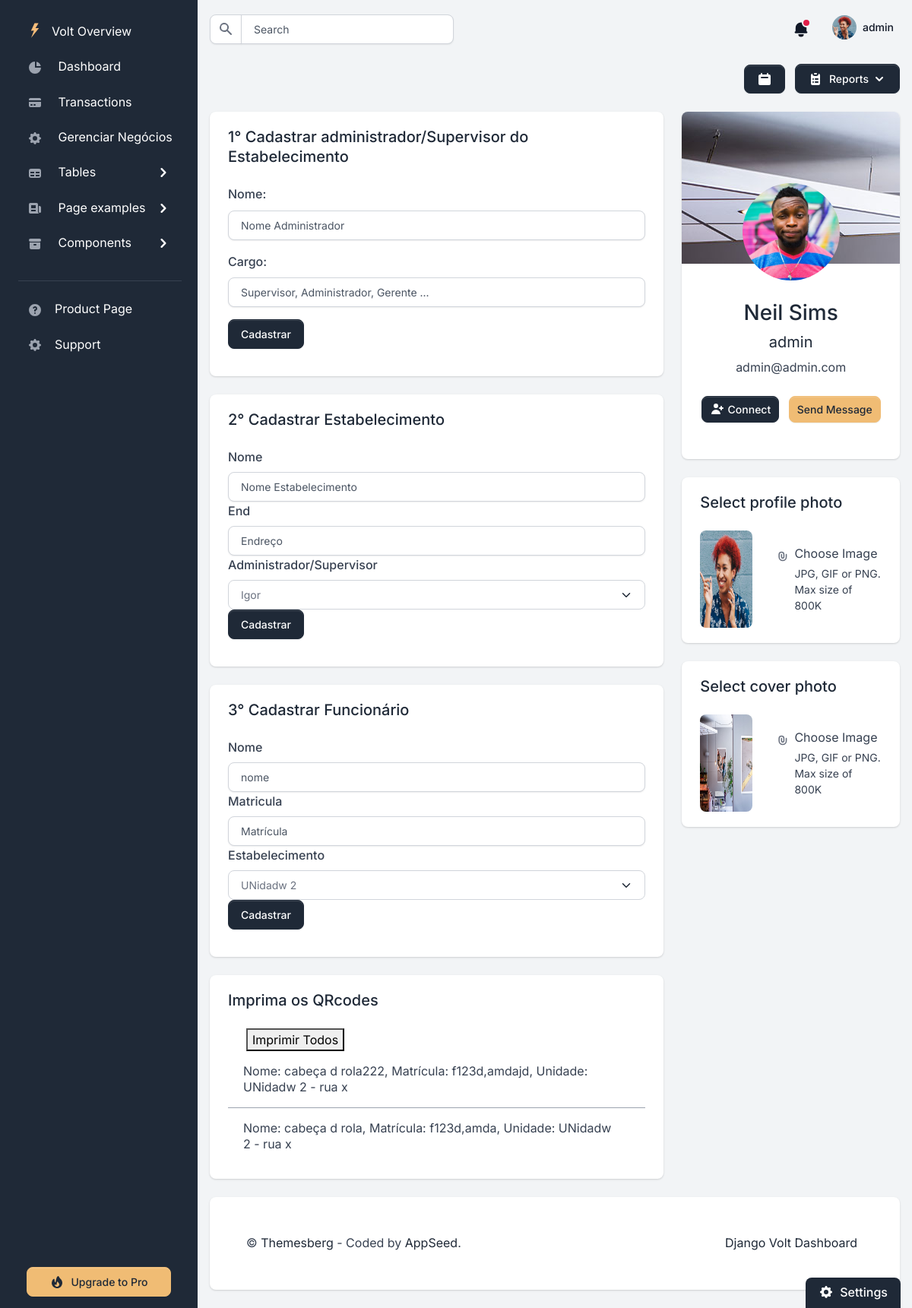
/create-funci/ (signed in), run on an earlier commit of the app's database.
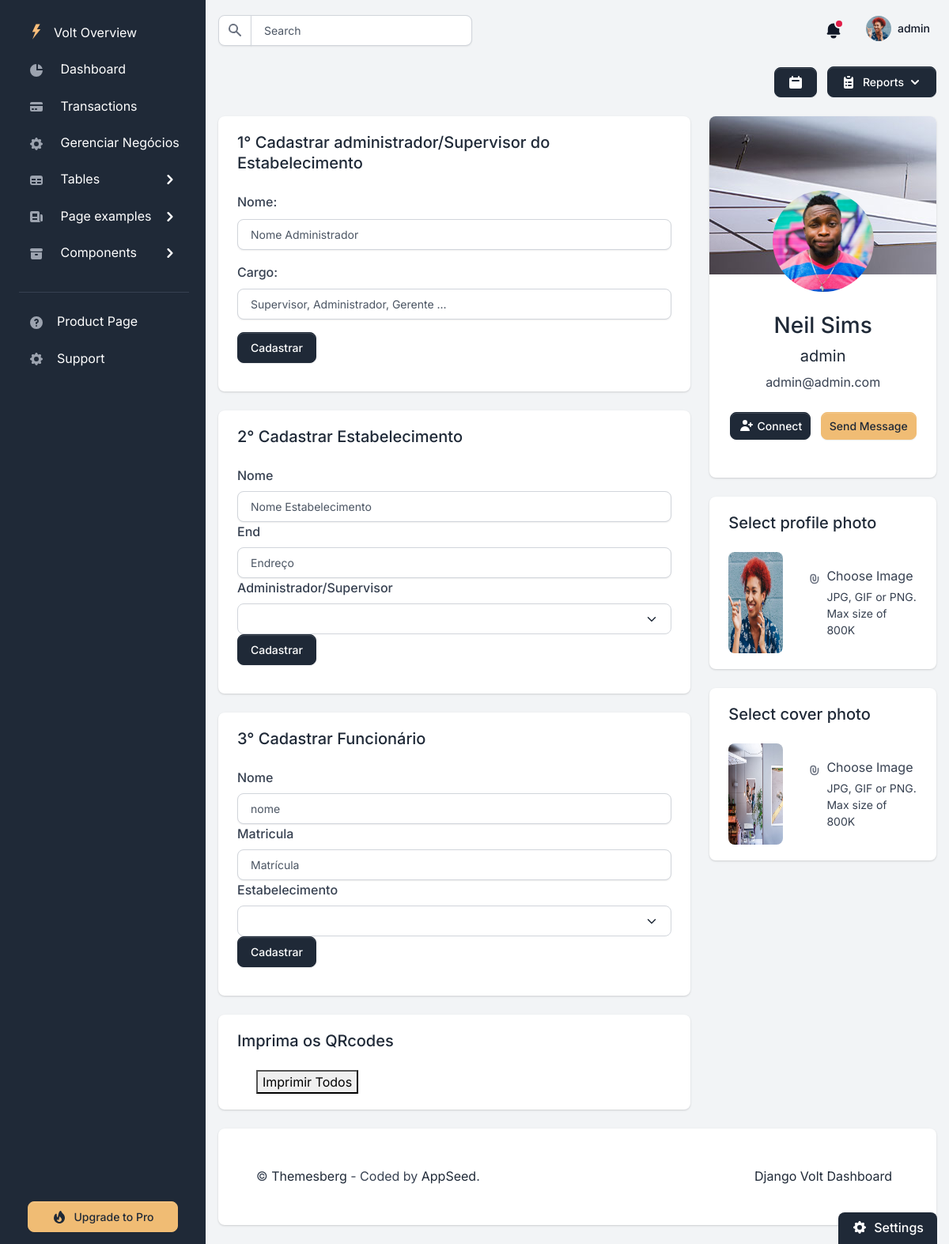
And on a later commit of the database.
### authentication/models.py (models this page shows, shortened)
class CustomUser(AbstractUser):
    email = models.EmailField(unique=True)

### funcionario/models.py (models this page shows, shortened)
class Funcionario(models.Model):
    nome = models.CharField(max_length=150)
    qrcode = models.ImageField(blank=True, upload_to='qrcode')
    site = models.CharField(max_length=150, default='https://primeportalbr.com/avaliacao/')
    codigo = models.CharField(max_length=300, blank=True)
    matricula = models.CharField(max_length=15, blank=True, unique=True)
    unidade = models.ForeignKey(Unidade, on_delete=models.CASCADE)
    usuario = models.ForeignKey(CustomUser, on_delete=models.CASCADE)
    total_avaliacoes = models.IntegerField(default=0)

### unidade/models.py (models this page shows)
class Unidade(models.Model):
    nome = models.CharField(max_length=100)
    end = models.CharField(max_length=100)
    usuario = models.ForeignKey(CustomUser, on_delete=models.CASCADE)
    def __str__(self) -> str:
        return f'{self.nome} - {self.end}'

### funcionario/views.py (the view, shortened to what this page needs)
# urls.py: path('create-funci/', AuthorCreateView.as_view(), name='create_funci'),
class AuthorCreateView(LoginRequiredMixin, FormView):
    form_class = NovoFunciForm
    success_url = reverse_lazy('create_funci')
    template_name = 'home/settings.html'
    def get_context_data(self, **kwargs):
        context = super().get_context_data(**kwargs)
        user = self.request.user
        autenticado = user.is_authenticated
        form_unidade = NovaUnidadeForm
        form_administrador = NovoAdministradorForm
        lista = Funcionario.objects.filter(usuario=user).order_by('-id')
        context['autenticado'] = autenticado
        context['funcionarios'] = lista
        context['msg'] = 'funcionou'
        context['form_unidade'] = form_unidade
        context['form_administrador'] = form_administrador
        context['unidades'] = Unidade.objects.all().order_by('-id')
        context['administradores'] = AdministradorUnidade.objects.all().order_by('-id')
        return context

### templates/home/settings.html (shortened to what this page needs)
{% extends "layouts/base.html" %}
{% block content %}
    <div class="d-flex justify-content-between flex-wrap flex-md-nowrap align-items-center py-4">
        <div>
            <button type="button" class="btn btn-gray-800 d-inline-flex align-items-center me-2">
                <svg class="icon icon-xs" fill="currentColor" viewBox="0 0 20 20" xmlns="http://www.w3.org/2000/svg"><path fill-rule="evenodd" d="M6 2a1 1 0 00-1 1v1H4a2 2 0 00-2 2v10a2 2 0 002 2h12a2 2 0 002-2V6a2 2 0 00-2-2h-1V3a1 1 0 10-2 0v1H7V3a1 1 0 00-1-1zm0 5a1 1 0 000 2h8a1 1 0 100-2H6z" clip-rule="evenodd"></path></svg>
            </button>
            <button class="btn btn-gray-800 d-inline-flex align-items-center dropdown-toggle" data-bs-toggle="dropdown" aria-haspopup="true" aria-expanded="false">
                Reports
                <svg class="icon icon-xs ms-1" fill="currentColor" viewBox="0 0 20 20" xmlns="http://www.w3.org/2000/svg"><path fill-rule="evenodd" d="M5.293 7.293a1 1 0 011.414 0L10 10.586l3.293-3.293a1 1 0 111.414 1.414l-4 4a1 1 0 01-1.414 0l-4-4a1 1 0 010-1.414z" clip-rule="evenodd"></path></svg>
            </button>
        </div>
    </div>
    <div class="row">
        <div class="col-12 col-xl-8">
            <div class="card card-body border-0 shadow mb-4">
                <h2 class="h5 mb-4">1° Cadastrar administrador/Supervisor do Estabelecimento</h2>
                <form action="" method="post" id="myform">
                    {{form_administrador.as_p}}
                    <input type="button" value="Cadastrar" id="save-button" class="btn btn-block btn-gray-800 mb-3" hx-post="{% url 'criar-administrador'%}" hx-trigger="click" hx-target="#administrador" hx-on:click="alert('Verifique o administrador cadastrado no formulario abaixo, no campo Administrador/Supervisor')">
                </form>
            </div>
            <div class="card card-body border-0 shadow mb-4">
                <h2 class="h5 mb-4">2° Cadastrar Estabelecimento</h2>
                <form action="" method="post" id="myform">
                    <label for="id_nome">{{form_unidade.nome.label}}</label>
                        {{form_unidade.nome}}
                    <label for="id_matricula">{{form_unidade.end.label}}</label>
                        {{form_unidade.end}}
                    <label for="id_unidade">
                        Administrador/Supervisor
                    </label>
                    <select name="administrador" id="administrador" class="form-select mb-0" >
                        {% include 'includes/administradores.html' %}
                    </select>
                    <input type="button" value="Cadastrar" id="save-button" class="btn btn-block btn-gray-800 mb-3" hx-post="{% url 'criar-unidade'%}" hx-trigger="click" hx-target="#unidades" hx-on:click="alert('Verifique seus Estabelecimentos no formulário de Funcionário logo abaixo!')">
                </form>
            </div>
            <div class="card card-body border-0 shadow mb-4">
                <h2 class="h5 mb-4">3° Cadastrar Funcionário</h2>
                <form action="" method="post" id="myform">
                    <label for="id_nome">{{form.nome.label}}
                    </label>
                    {{form.nome}}
                    <label for="id_matricula">{{form.matricula.label}}</label>
                    {{form.matricula}}
                    <label for="id_unidade">Estabelecimento
                    </label>
                    <select name="unidade" id="unidades" class="form-select mb-0">
                        {% include 'includes/unidades.html'%}
                    </select>
                    <input type="button" value="Cadastrar" id="save-button" class="btn btn-block btn-gray-800 mb-3" hx-post="{% url 'salvar_funci'%}" hx-trigger="click" hx-target="#conteudo">
                </form>
            </div>
            <div class="card card-body border-0 shadow mb-4 mb-xl-0">
                <h2 class="h5 mb-4">Imprima os QRcodes</h2>
                <div id="conteudo">
                    {% include 'includes/msg.html' %}
                </div>
            </div>
        </div>
        <div class="col-12 col-xl-4">
            <div class="row">
                <div class="col-12 mb-4">
                    <div class="card shadow border-0 text-center p-0">
                        <div class="card-body pb-5">
                            <img src="/static/assets/img/team/profile-picture-1.jpg" class="avatar-xl rounded-circle mx-auto mt-n7 mb-4" alt="Neil Portrait">
                            <h4 class="h3">
                                Neil Sims
                            </h4>
                            <h5 class="fw-normal">
                                {{ request.user.username }}
                            </h5>
                            <p class="text-gray mb-4">
                                {{ request.user.email }}
                            </p>
                            <a class="btn btn-sm btn-gray-800 d-inline-flex align-items-center me-2" href="#">
                                <svg class="icon icon-xs me-1" fill="currentColor" viewBox="0 0 20 20" xmlns="http://www.w3.org/2000/svg"><path d="M8 9a3 3 0 100-6 3 3 0 000 6zM8 11a6 6 0 016 6H2a6 6 0 016-6zM16 7a1 1 0 10-2 0v1h-1a1 1 0 100 2h1v1a1 1 0 102 0v-1h1a1 1 0 100-2h-1V7z"></path></svg>
                                Connect
                            </a>
                            <a class="btn btn-sm btn-secondary" href="#">Send Message</a>
                        </div>
                      </div>
                </div>
                <div class="col-12">
                    <div class="card card-body border-0 shadow mb-4">
                        <h2 class="h5 mb-4">Select profile photo</h2>
                        <div class="d-flex align-items-center">
                            <div class="me-3">
                                <img class="rounded avatar-xl" src="/static/assets/img/team/profile-picture-3.jpg" alt="change avatar">
                            </div>
                            <div class="file-field">
                                <div class="d-flex justify-content-xl-center ms-xl-3">
                                    <div class="d-flex">
                                        <svg class="icon text-gray-500 me-2" fill="currentColor" viewBox="0 0 20 20" xmlns="http://www.w3.org/2000/svg"><path fill-rule="evenodd" d="M8 4a3 3 0 00-3 3v4a5 5 0 0010 0V7a1 1 0 112 0v4a7 7 0 11-14 0V7a5 5 0 0110 0v4a3 3 0 11-6 0V7a1 1 0 012 0v4a1 1 0 102 0V7a3 3 0 00-3-3z" clip-rule="evenodd"></path></svg>
                                        <div class="d-md-block text-left">
                                            <div class="fw-normal text-dark mb-1">Choose Image</div>
                                            <div class="text-gray small">JPG, GIF or PNG. Max size of 800K</div>
                                        </div>
                                    </div>
                                </div>
                              </div>
                        </div>
                    </div>
                </div>
                <div class="col-12">
                    <div class="card card-body border-0 shadow">
                        <h2 class="h5 mb-4">Select cover photo</h2>
                        <div class="d-flex align-items-center">
                            <div class="me-3">
                                <img class="rounded avatar-xl" src="/static/assets/img/profile-cover.jpg" alt="change cover">
                            </div>
                            <div class="file-field">
                                <div class="d-flex justify-content-xl-center ms-xl-3">
                                    <div class="d-flex">
                                        <svg class="icon text-gray-500 me-2" fill="currentColor" viewBox="0 0 20 20" xmlns="http://www.w3.org/2000/svg"><path fill-rule="evenodd" d="M8 4a3 3 0 00-3 3v4a5 5 0 0010 0V7a1 1 0 112 0v4a7 7 0 11-14 0V7a5 5 0 0110 0v4a3 3 0 11-6 0V7a1 1 0 012 0v4a1 1 0 102 0V7a3 3 0 00-3-3z" clip-rule="evenodd"></path></svg>
                                        <div class="d-md-block text-left">
                                            <div class="fw-normal text-dark mb-1">Choose Image</div>
                                            <div class="text-gray small">JPG, GIF or PNG. Max size of 800K</div>
                                        </div>
                                    </div>
                                </div>
                              </div>
                        </div>
                    </div>
                </div>
            </div>
        </div>
    </div>
{% endblock content %}

### templates/includes/navigation.html (shortened to what this page needs)
<nav class="navbar navbar-top navbar-expand navbar-dashboard navbar-dark ps-0 pe-2 pb-0">
              <div class="container-fluid px-0">
                <div class="d-flex justify-content-between w-100" id="navbarSupportedContent">
                  <div class="d-flex align-items-center">
                    <form class="navbar-search form-inline" id="navbar-search-main">
                      <div class="input-group input-group-merge search-bar">
                          <span class="input-group-text" id="topbar-addon">
                          </span>
                          <input type="text" class="form-control" id="topbarInputIconLeft" placeholder="Search" aria-label="Search" aria-describedby="topbar-addon">
                      </div>
                    </form>
                  </div>
                  <ul class="navbar-nav align-items-center">
                    <li class="nav-item dropdown">
                      <a class="nav-link text-dark notification-bell unread dropdown-toggle" data-unread-notifications="true" href="#" role="button" data-bs-toggle="dropdown" data-bs-display="static" aria-expanded="false">
                        <svg class="icon icon-sm text-gray-900" fill="currentColor" viewBox="0 0 20 20" xmlns="http://www.w3.org/2000/svg"><path d="M10 2a6 6 0 00-6 6v3.586l-.707.707A1 1 0 004 14h12a1 1 0 00.707-1.707L16 11.586V8a6 6 0 00-6-6zM10 18a3 3 0 01-3-3h6a3 3 0 01-3 3z"></path></svg>
                      </a>
                    </li>
                    <li class="nav-item dropdown ms-lg-3">
                      <a class="nav-link dropdown-toggle pt-1 px-0" href="#" role="button" data-bs-toggle="dropdown" aria-expanded="false">
                        <div class="media d-flex align-items-center">
                          <img class="avatar rounded-circle" alt="Image placeholder" src="/static/assets/img/team/profile-picture-3.jpg">
                          <div class="media-body ms-2 text-dark align-items-center d-none d-lg-block">
                            <span class="mb-0 font-small fw-bold text-gray-900">
                              <strong>{{ request.user.username }}</strong>
                            </span>
                          </div>
                        </div>
                      </a>
                    </li>
                  </ul>
                </div>
              </div>
            </nav>

### templates/includes/msg.html (shortened to what this page needs)
<div class="container">
    <button onclick="printAll()"> Imprimir Todos</button>
</div>
<div class="accordion accordion-flush" id="accordionFlushExample">
    {% for funci in funcionarios %}
    <div class="accordion-item">
        <h2 class="accordion-header" id="flush-heading{{ funci.id }}">
            <button class="accordion-button collapsed" type="button" data-bs-toggle="collapse" data-bs-target="#flush-collapse{{ funci.id }}" aria-expanded="false" aria-controls="flush-collapse{{ funci.id }}">
                Nome: {{ funci.nome }}, Matrícula: {{funci.matricula}}, Unidade: {{funci.unidade}}
            </button>
        </h2>
    </div>
    {% endfor %}
</div>

What changed in the data, as far as the page shows it:
removed Funcionario: nome "cabeça d rola222", matricula "f123d,amdajd", unidade "UNidadw 2 - rua x"
removed Funcionario: nome "cabeça d rola", matricula "f123d,amda", unidade "UNidadw 2 - rua x"
Also different on the page:
form field administrador: "Igor" → (not shown)
form field unidade: "UNidadw 2" → (not shown)
